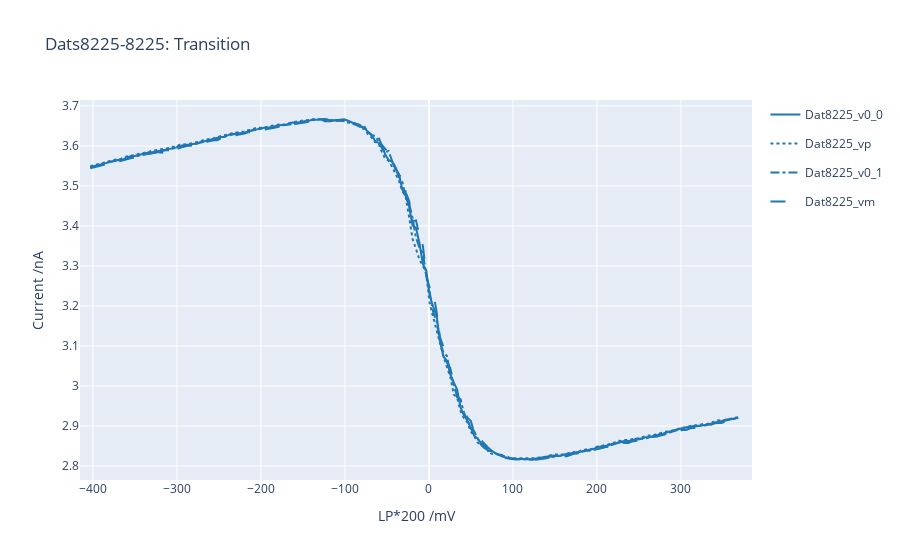
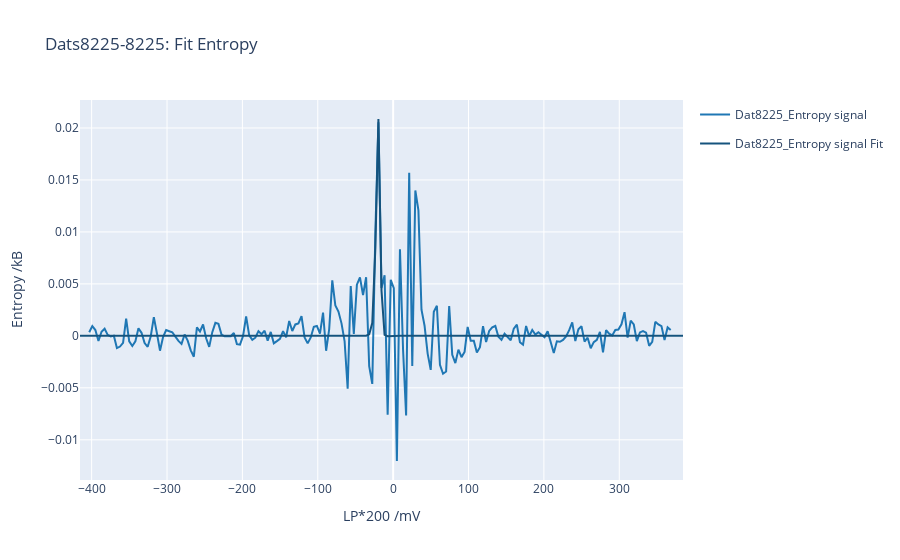
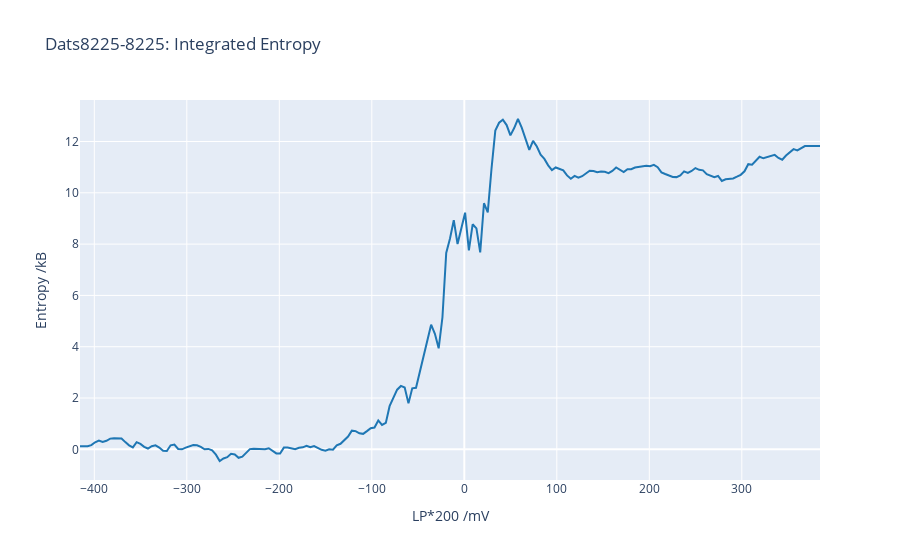
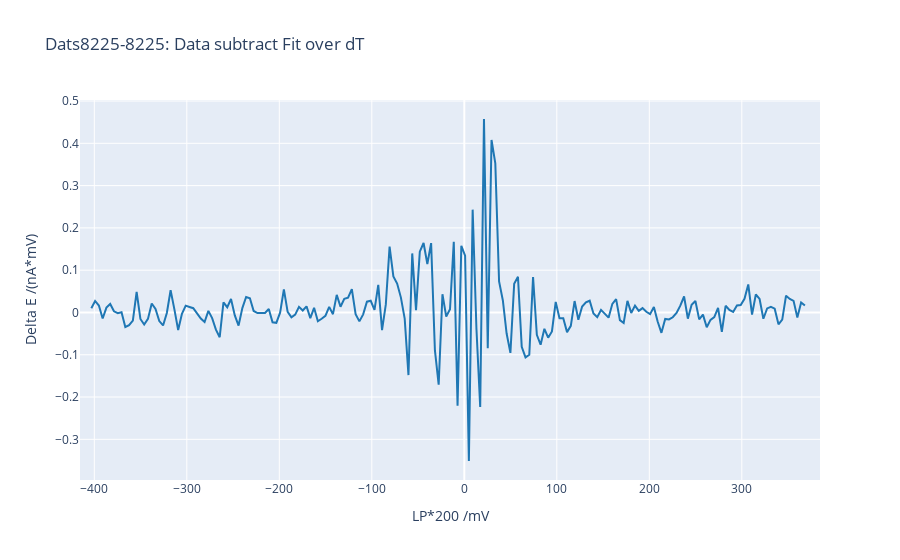

Notebook code cell kept with these figures, in order:
### Markdown cell above
# Plot Averages

### Code cell
lims = (None, None)
dd = {dat.datnum: dat for dat in dats}
# start = 4893  #4881
start = 6146
single_dat = False
# ds = [dd[num] for num in [start, start+44, start+44*2]]  # 
a = 0
# ds = [dd[num] for num in [6219+a, 6275+a, 6331+a, 6517+a, 6182+a]]
# ds = [dd[num] for num in [7142, 7138, 7167, 7098, 7106, 7144, 7136, 7155, 7222, 7185]]
# ds = [dd[num] for num in [7163, 7128, 7124, 7185]]
# ds = [dd[num] for num in [7338, 7338+23, 7338+23*2]]
# ds = [dd[num] for num in [7078, 7157, 7173, 7185]]  # 4 points that I'm getting better data for Josh talk for
# ds = [dd[num] for num in [8236, 8286, 8337]]
# ds = [dd[num] for num in np.arange(start, start+10, 2)]
# ds = [dd[num] for num in list(range(8073, 8073+6*4+1, 4))]
ds = [dd[num] for num in [8225]]
# ds = dats
# ds = [dat for dat in dats if 0.85 < dat.Other.EA_values.int_dS < 0.95]
# ds = [dd[num] for num in np.arange(start, start+37, 4)]  # RCB
# ds = [dd[num] for num in np.arange(start, start+281, 40)]  # field
# ds = [dd[num] for num in np.arange(start, start+41, 8)]  # hqpc

additional_data = [
    dict(name='LCSS', func=lambda dat: dat.Logs.fds['LCSS'], precision='.1f'),
    dict(name='LCB',  func=lambda dat: dat.Logs.fds['LCB'], precision='.1f'),
    dict(name='LCT',  func=lambda dat: get_real_lct(dat), precision='.1f'),
    dict(name='LP*2',  func=lambda dat: dat.Logs.fds['LP*2'], precision='.1f'),
    dict(name='Bias',  func=lambda dat: dat.AWG.AWs[0][0][1], precision='.0f', units='mV'),
    dict(name='dT',  func=lambda dat: dat.Other.EA_values.dT, precision='.2f', units='mV'),
    dict(name='dS',  func=lambda dat: dat.Other.EA_values.dS, precision='.1f', units='kB'),
    dict(name='int_dS',  func=lambda dat: dat.Other.EA_values.int_dS, precision='.1f', units='kB'),
]

get_additional_data, additional_hover_template = additional_data_dict_converter(additional_data, customdata_start=1)
additional_hover_template = '<br>'.join(('<extra>%{fullData.name}', additional_hover_template, '</extra>'))


figt = EA.Plots.waterfall(ds[lims[0]:lims[1]], which='transition', mode='lines', add_fits=False, shift_per=0.0, get_additional_data=get_additional_data, additional_hover_template=additional_hover_template, single_dat=single_dat)
fige = EA.Plots.waterfall(ds[lims[0]:lims[1]], which='entropy', mode='lines', add_fits=True, shift_per=0.00, get_additional_data=get_additional_data, additional_hover_template=additional_hover_template, single_dat=single_dat)
figi = EA.Plots.waterfall(ds[lims[0]:lims[1]], which='integrated', mode='lines', add_fits=False, shift_per=0.0, get_additional_data=get_additional_data, additional_hover_template=additional_hover_template, single_dat=single_dat)
figdmf = EA.Plots.waterfall(ds[lims[0]:lims[1]], which='data_minus_fit_scaled', mode='lines', add_fits=False, shift_per=0.00, get_additional_data=get_additional_data, additional_hover_template=additional_hover_template, single_dat=single_dat)
figs = (figt, fige, figi, figdmf)
# figs = [figi]
for fig in figs:
    title = fig.layout.title.text
    field = ds[0].Logs.magy.field
    bias = ds[0].AWG.AWs[0][0][1]/10
#     fig.update_layout(title=title+f'<br>Field={field:.0f}mT, HQPC Bias={bias:.1f}nA')

for fig in figs:
    fig.show()

### Figure 1 — Plotly figure (JSON) as saved in the notebook; plotly's stock layout.template omitted (floating-point values rounded to 4 significant figures; data arrays with more than 128 entries replaced by an {"elided": "..."} marker saying what was removed)
{"data": [{"customdata": {"elided": "197x9 float values"}, "hovertemplate": "Datnum: %{customdata[0]}<br>LP*200 /mV: %{x:.3f}<br>Current /nA: %{y:.3f}<br><extra>%{fullData.name}<br>LCSS=%{customdata[1]:.1f}mV<br>LCB=%{customdata[2]:.1f}mV<br>LCT=%{customdata[3]:.1f}mV<br>LP*2=%{customdata[4]:.1f}mV<br>Bias=%{customdata[5]:.0f}mV<br>dT=%{customdata[6]:.2f}mV<br>dS=%{customdata[7]:.1f}kB<br>int_dS=%{customdata[8]:.1f}kB<br></extra>", "legendgroup": "Dat8225_v0_0", "line": {"color": "rgb(31, 119, 180)", "dash": "solid"}, "mode": "lines", "name": "Dat8225_v0_0", "type": "scatter", "x": {"elided": "197 float values"}, "y": {"elided": "197 float values"}}, {"customdata": {"elided": "197x9 float values"}, "hovertemplate": "Datnum: %{customdata[0]}<br>LP*200 /mV: %{x:.3f}<br>Current /nA: %{y:.3f}<br><extra>%{fullData.name}<br>LCSS=%{customdata[1]:.1f}mV<br>LCB=%{customdata[2]:.1f}mV<br>LCT=%{customdata[3]:.1f}mV<br>LP*2=%{customdata[4]:.1f}mV<br>Bias=%{customdata[5]:.0f}mV<br>dT=%{customdata[6]:.2f}mV<br>dS=%{customdata[7]:.1f}kB<br>int_dS=%{customdata[8]:.1f}kB<br></extra>", "legendgroup": "Dat8225_vp", "line": {"color": "rgb(31, 119, 180)", "dash": "dot"}, "mode": "lines", "name": "Dat8225_vp", "type": "scatter", "x": {"elided": "197 float values"}, "y": {"elided": "197 float values"}}, {"customdata": {"elided": "197x9 float values"}, "hovertemplate": "Datnum: %{customdata[0]}<br>LP*200 /mV: %{x:.3f}<br>Current /nA: %{y:.3f}<br><extra>%{fullData.name}<br>LCSS=%{customdata[1]:.1f}mV<br>LCB=%{customdata[2]:.1f}mV<br>LCT=%{customdata[3]:.1f}mV<br>LP*2=%{customdata[4]:.1f}mV<br>Bias=%{customdata[5]:.0f}mV<br>dT=%{customdata[6]:.2f}mV<br>dS=%{customdata[7]:.1f}kB<br>int_dS=%{customdata[8]:.1f}kB<br></extra>", "legendgroup": "Dat8225_v0_1", "line": {"color": "rgb(31, 119, 180)", "dash": "dashdot"}, "mode": "lines", "name": "Dat8225_v0_1", "type": "scatter", "x": {"elided": "197 float values"}, "y": {"elided": "197 float values"}}, {"customdata": {"elided": "197x9 float values"}, "hovertemplate": "Datnum: %{customdata[0]}<br>LP*200 /mV: %{x:.3f}<br>Current /nA: %{y:.3f}<br><extra>%{fullData.name}<br>LCSS=%{customdata[1]:.1f}mV<br>LCB=%{customdata[2]:.1f}mV<br>LCT=%{customdata[3]:.1f}mV<br>LP*2=%{customdata[4]:.1f}mV<br>Bias=%{customdata[5]:.0f}mV<br>dT=%{customdata[6]:.2f}mV<br>dS=%{customdata[7]:.1f}kB<br>int_dS=%{customdata[8]:.1f}kB<br></extra>", "legendgroup": "Dat8225_vm", "line": {"color": "rgb(31, 119, 180)", "dash": "longdash"}, "mode": "lines", "name": "Dat8225_vm", "type": "scatter", "x": {"elided": "197 float values"}, "y": {"elided": "197 float values"}}], "layout": {"autosize": true, "title": {"text": "Dats8225-8225: Transition"}, "xaxis": {"autorange": true, "range": [-415.5, 384.5], "title": {"text": "LP*200 /mV"}, "type": "linear"}, "yaxis": {"autorange": true, "range": [2.765, 3.715], "title": {"text": "Current /nA"}, "type": "linear"}}}

### Figure 2 — Plotly figure (JSON) as saved in the notebook; plotly's stock layout.template omitted (floating-point values rounded to 4 significant figures; data arrays with more than 128 entries replaced by an {"elided": "..."} marker saying what was removed)
{"data": [{"customdata": {"elided": "197x9 float values"}, "hovertemplate": "Datnum: %{customdata[0]}<br>LP*200 /mV: %{x:.3f}<br>Entropy /kB: %{y:.3f}<br><extra>%{fullData.name}<br>LCSS=%{customdata[1]:.1f}mV<br>LCB=%{customdata[2]:.1f}mV<br>LCT=%{customdata[3]:.1f}mV<br>LP*2=%{customdata[4]:.1f}mV<br>Bias=%{customdata[5]:.0f}mV<br>dT=%{customdata[6]:.2f}mV<br>dS=%{customdata[7]:.1f}kB<br>int_dS=%{customdata[8]:.1f}kB<br></extra>", "legendgroup": "Dat8225_Entropy signal", "line": {"color": "rgb(31, 119, 180)", "dash": "solid"}, "mode": "lines", "name": "Dat8225_Entropy signal", "type": "scatter", "x": {"elided": "197 float values"}, "y": {"elided": "197 float values"}}, {"legendgroup": "Dat8225", "line": {"color": "rgba(21,83,125,1)"}, "mode": "lines", "name": "Dat8225_Entropy signal Fit", "type": "scatter", "x": {"elided": "197 float values"}, "y": {"elided": "197 float values"}}], "layout": {"autosize": true, "title": {"text": "Dats8225-8225: Fit Entropy"}, "xaxis": {"autorange": true, "range": [-415.5, 384.5], "title": {"text": "LP*200 /mV"}, "type": "linear"}, "yaxis": {"autorange": true, "range": [-0.01387, 0.02269], "title": {"text": "Entropy /kB"}, "type": "linear"}}}

### Figure 3 — Plotly figure (JSON) as saved in the notebook; plotly's stock layout.template omitted (floating-point values rounded to 4 significant figures; data arrays with more than 128 entries replaced by an {"elided": "..."} marker saying what was removed)
{"data": [{"customdata": {"elided": "197x9 float values"}, "hovertemplate": "Datnum: %{customdata[0]}<br>LP*200 /mV: %{x:.3f}<br>Entropy /kB: %{y:.3f}<br><extra>%{fullData.name}<br>LCSS=%{customdata[1]:.1f}mV<br>LCB=%{customdata[2]:.1f}mV<br>LCT=%{customdata[3]:.1f}mV<br>LP*2=%{customdata[4]:.1f}mV<br>Bias=%{customdata[5]:.0f}mV<br>dT=%{customdata[6]:.2f}mV<br>dS=%{customdata[7]:.1f}kB<br>int_dS=%{customdata[8]:.1f}kB<br></extra>", "legendgroup": "Dat8225_Integrated Signal", "line": {"color": "rgb(31, 119, 180)", "dash": "solid"}, "mode": "lines", "name": "Dat8225_Integrated Signal", "type": "scatter", "x": {"elided": "197 float values"}, "y": {"elided": "197 float values"}}], "layout": {"autosize": true, "title": {"text": "Dats8225-8225: Integrated Entropy"}, "xaxis": {"autorange": true, "range": [-415.5, 384.5], "title": {"text": "LP*200 /mV"}, "type": "linear"}, "yaxis": {"autorange": true, "range": [-1.196, 13.62], "title": {"text": "Entropy /kB"}, "type": "linear"}}}

### Figure 4 — Plotly figure (JSON) as saved in the notebook; plotly's stock layout.template omitted (floating-point values rounded to 4 significant figures; data arrays with more than 128 entries replaced by an {"elided": "..."} marker saying what was removed)
{"data": [{"customdata": {"elided": "197x9 float values"}, "hovertemplate": "Datnum: %{customdata[0]}<br>LP*200 /mV: %{x:.3f}<br>Delta E /(nA*mV): %{y:.3f}<br><extra>%{fullData.name}<br>LCSS=%{customdata[1]:.1f}mV<br>LCB=%{customdata[2]:.1f}mV<br>LCT=%{customdata[3]:.1f}mV<br>LP*2=%{customdata[4]:.1f}mV<br>Bias=%{customdata[5]:.0f}mV<br>dT=%{customdata[6]:.2f}mV<br>dS=%{customdata[7]:.1f}kB<br>int_dS=%{customdata[8]:.1f}kB<br></extra>", "legendgroup": "Dat8225_Data minus fit/dT", "line": {"color": "rgb(31, 119, 180)", "dash": "solid"}, "mode": "lines", "name": "Dat8225_Data minus fit/dT", "type": "scatter", "x": {"elided": "197 float values"}, "y": {"elided": "197 float values"}}], "layout": {"autosize": true, "title": {"text": "Dats8225-8225: Data subtract Fit over dT"}, "xaxis": {"autorange": true, "range": [-415.5, 384.5], "title": {"text": "LP*200 /mV"}, "type": "linear"}, "yaxis": {"autorange": true, "range": [-0.3962, 0.5024], "title": {"text": "Delta E /(nA*mV)"}, "type": "linear"}}}
